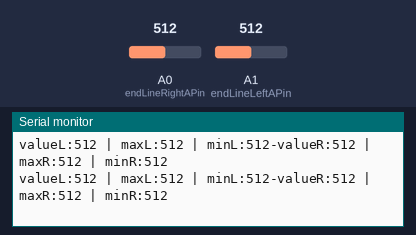
This sketch was run on a simulated Arduino Uno, built with avr-gcc and run on an emulated ATmega328P. Shown: the last lines printed to the serial monitor. The inputs (shaded band) are chosen by the test bench; at power-on: A0 (endLineRightAPin) = 512, A1 (endLineLeftAPin) = 512.

Above: at 1.2 s.
1.3 s: A0 (endLineRightAPin) set to 104
At 1.9 s:
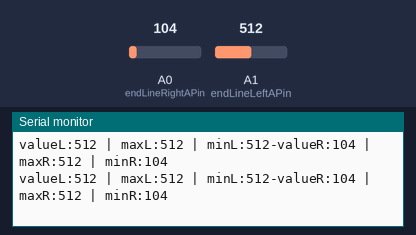
2.8 s: A0 (endLineRightAPin) set to 89
At 3.5 s:
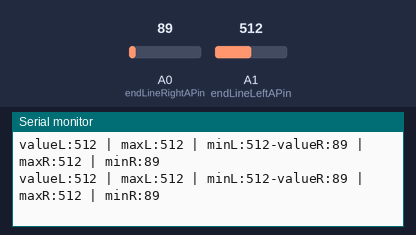
5.8 s: A1 (endLineLeftAPin) set to 110
At 6.9 s:
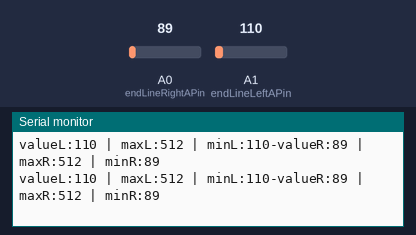
8.8 s: A1 (endLineLeftAPin) set to 92
At 9.7 s:
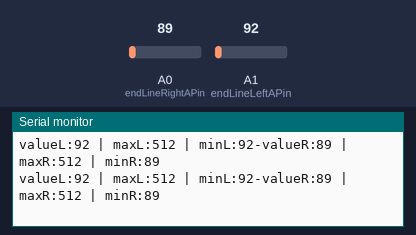
Timing chart, 0 to 11.8 s (numbered marks = the images above; inputs shaded):
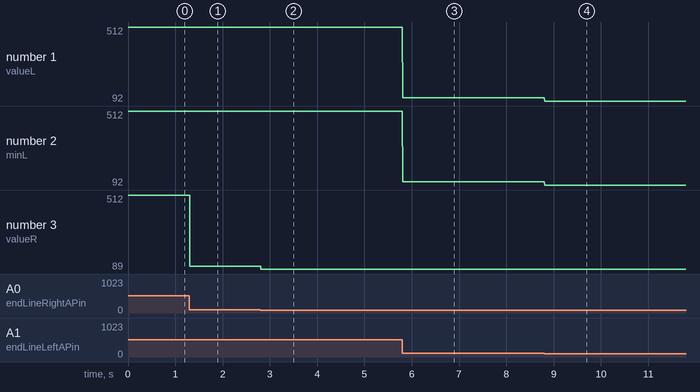

Measured:
- after the input at 1.3 s, the serial monitor: prints a new line at once (image 1)
- after the input at 2.8 s, the serial monitor: prints a new line at once (image 2)
- after the input at 5.8 s, the serial monitor: prints a new line at once (image 3)
- after the input at 8.8 s, the serial monitor: prints a new line at once (image 4)
- plotted number 1: 512 → 110 after the input at 5.8 s, 110 → 92 after the input at 8.8 s
- plotted number 2: 512 → 110 after the input at 5.8 s, 110 → 92 after the input at 8.8 s
- plotted number 3: 512 → 104 after the input at 1.3 s, 104 → 89 after the input at 2.8 s

The sketch:

test_endLine_calibrate.ino
```cpp
int endLineLeftAPin = 1;
int endLineRightAPin = 0;

int maxL = 0;
int minL = 9999;
int maxR = 0;
int minR = 9999;

void setup(){
  Serial.begin(115200);
}

void loop(){
  int valueEndLineLeft  = analogRead(endLineLeftAPin);
  int valueEndLineRight = analogRead(endLineRightAPin);
  // getting data left max-min
  if(valueEndLineLeft>maxL){
    maxL=valueEndLineLeft;
  }
  if(valueEndLineLeft<minL){
    minL=valueEndLineLeft;
  }
  // getting data right max-min
  if(valueEndLineRight>maxR){
    maxR=valueEndLineRight;
  }
  if(valueEndLineRight<minR){
    minR=valueEndLineRight;
  }
  Serial.print("valueL:");
  Serial.print(valueEndLineLeft);
  Serial.print(" | maxL:");
  Serial.print(maxL);
  Serial.print(" | minL:");
  Serial.print(minL);
  Serial.print("-");
  Serial.print("valueR:");
  Serial.print(valueEndLineRight);
  Serial.print(" | maxR:");
  Serial.print(maxR);
  Serial.print(" | minR:");
  Serial.println(minR);
}
```
